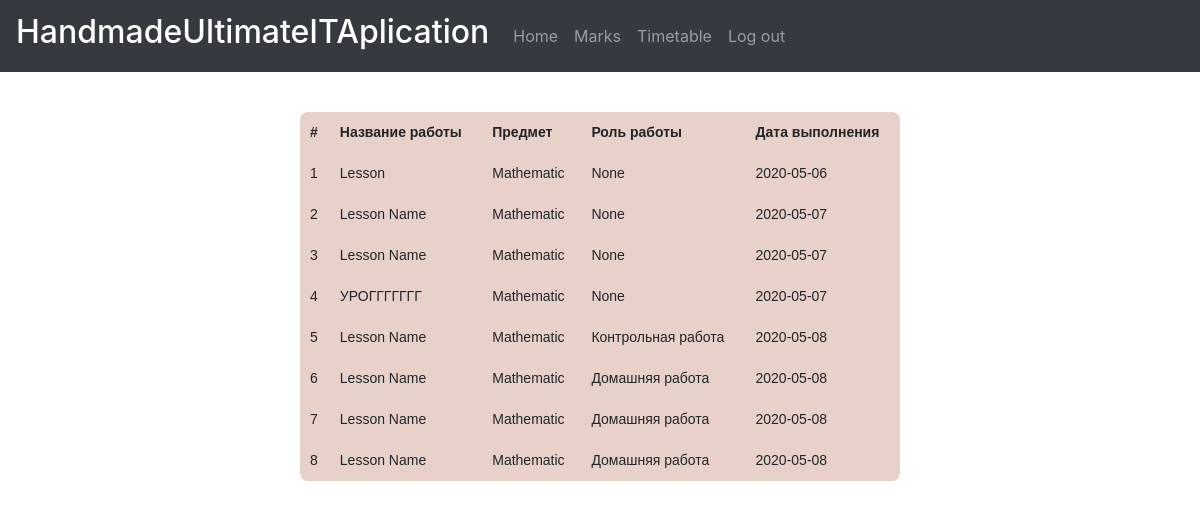
The app's page /marks (signed in), older data.
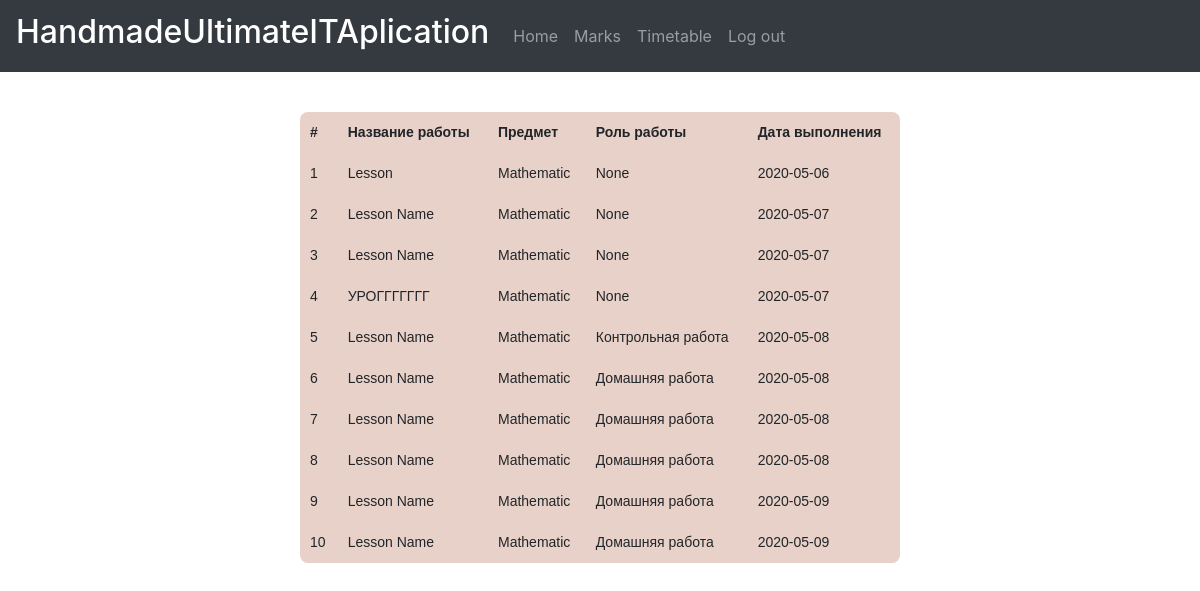
The same page, newer data.
### data/models/lessons.py (models this page shows)
class Lessons(SqlAlchemyBase, SerializerMixin):
    __tablename__ = 'lessons'
    id = sa.Column('id', sa.Integer, autoincrement=True, primary_key=True)
    title = sa.Column('title', sa.String, nullable=True)
    to_subject = sa.Column('to_subject', sa.Integer, sa.ForeignKey("subjects.id"), nullable=True)
    to_task = sa.Column('to_task', sa.Integer, sa.ForeignKey("tasks.id"), nullable=True)
    to_class = sa.Column('to_class', sa.Integer, sa.ForeignKey("a_classes.id"), nullable=True)
    role = sa.Column('role', sa.String, nullable=True)
    lesson_date = sa.Column('lesson_date', sa.Date, nullable=True)
    author = sa.Column('author', sa.String, sa.ForeignKey("teachers.id"), nullable=True)
    completed_by = sa.Column('completed_by', sa.String, nullable=True)
    lesson_file = sa.Column('lesson_file', sa.String, nullable=True)
    subjects = sa.orm.relation("Subjects", foreign_keys=[to_subject])
    tasks = sa.orm.relation("Tasks", foreign_keys=[to_task])
    teachers = sa.orm.relation("Teachers", foreign_keys=[author])
    a_classes = sa.orm.relation("AClasses", foreign_keys=[to_class])

### data/models/subjects.py (models this page shows)
class Subjects(SqlAlchemyBase):
    __tablename__ = 'subjects'
    id = sa.Column('id', sa.Integer, autoincrement=True, primary_key=True)
    subjects = sa.Column('subject_name', sa.Integer, nullable=True)
    teachers = sa.orm.relation("Teachers")
    tasks = sa.orm.relation("Tasks")
    lessons = sa.orm.relation("Lessons")

### main.py (the view)
@app.route('/marks')
def marks():
    if not current_user.is_authenticated:
        return redirect('/login')
    if current_user.role == "Teacher":
        return redirect("/")
    shadow = find_shadow(current_user)
    session = create_session()
    cmpl = [ls for ls in session.query(Lessons).all() if
            ls.completed_by is not None and str(shadow.id) in ls.completed_by.split(', ')]
    return render_template('marks.html', lessons=cmpl)

### data/db_session.py (called while the page is built)
def create_session() -> Session:
    global __factory
    return __factory()

### main.py (called while the page is built)
def find_shadow(user):
    session = create_session()
    if user.role == 'Student':
        return session.query(Students).filter(Students.user_id == user.id).first()
    elif user.role == 'Teacher':
        return session.query(Teachers).filter(Teachers.user_id == user.id).first()

@login_manager.user_loader
def load_user(user_id):
    session = create_session()
    return session.query(Users).get(user_id)

### templates/marks.html (shortened to what this page needs)
{% extends "base.html" %}
{% block content %}
<table class="my_table">
    <tr>
        <th>#</th>
        <th>Название работы</th>
        <th>Предмет</th>
        <th>Роль работы</th>
        <th>Дата выполнения</th>
    </tr>
    {% for lesson in lessons %}
        <tr>
            <td scope="row">{{ loop.index }}</td>
            <td>{{ lesson.title }}</td>
            <td>{{ lesson.subjects.subjects }}</td>
            <td>{{ lesson.role }}</td>
            <td>{{ lesson.lesson_date }}</td>
        </tr>
    {% endfor %}
</table>
{% endblock %}

### templates/base.html (shortened to what this page needs)
<!DOCTYPE html>
<html lang="en">
<head>
    <link rel="stylesheet"
          href="https://stackpath.bootstrapcdn.com/bootstrap/4.4.1/css/bootstrap.min.css"
>
</head>
<body>
    <nav class="navbar navbar-expand-lg navbar-dark bg-dark">
        <a class="navbar-brand" href="#"><h2>HandmadeUltimateITAplication</h2></a>
        <div class="collapse navbar-collapse" id="navbarNav">
            <ul class="navbar-nav">
            <li class="nav-item">
                <a class="nav-link" href="/home">Home</a>
            </li>
            {% if current_user.role == "Student"%}
            <li class="nav-item">
                <a class="nav-link" href="/marks">Marks</a>
            </li>
            <li class="nav-item">
                <a class="nav-link" href="/timetable">Timetable</a>
            </li>
            {% endif %}
            <li class="nav-item">
                <a class="nav-link" href="/logout">Log out</a>
            </li>
            </ul>
        </div>
    </nav>
    {% block content %}{% endblock %}
</body>
</html>

### templates/marks.html (style rules this page uses)
table { font-family: "Lucida Sans Unicode", "Lucida Grande", Sans-Serif; font-size: 14px; margin-top: 40px; margin-left: auto; margin-right: auto; background: #e8d1c8; max-width: 50%; width: 50%; border-collapse: collapse; border-radius: 8px 8px 8px 8px; }
td, th { padding: 10px; }

Row changes from the older to the newer data that the page shows:
added Lessons: title "Lesson Name", subjects.subjects "Mathematic", role "Домашняя работа", lesson_date "2020-05-09"
added Lessons: title "Lesson Name", subjects.subjects "Mathematic", role "Домашняя работа", lesson_date "2020-05-09"
